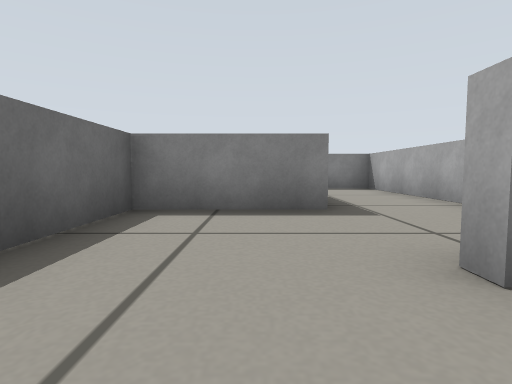
view 1 (above)

14 first-person views from a walk through a Gazebo world. The camera is 0.26 m above the floor, tilts 4° down and sees 80° across. The floor is counted in squares, 0.5 m on a side. Each view is taken from the middle of a square. On the plan, view 1 faces up. The plan holds only what a view shows up to about 9 squares ahead; the rest is blank.

view 2
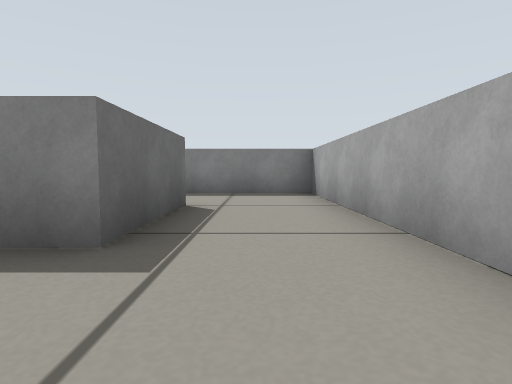

view 3
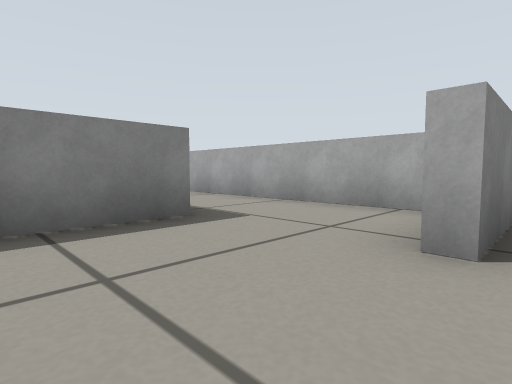

view 4
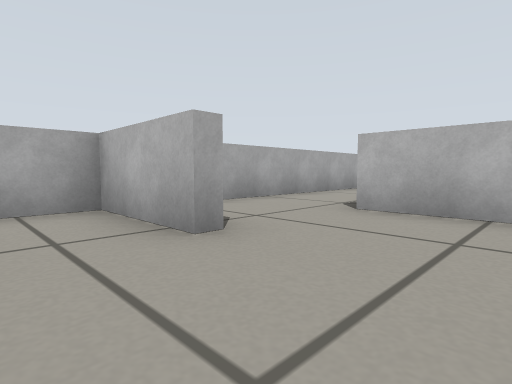

view 5
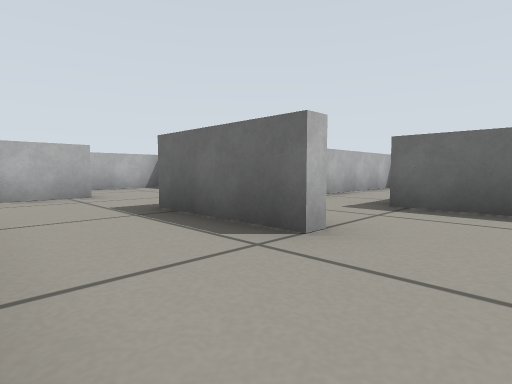

view 6
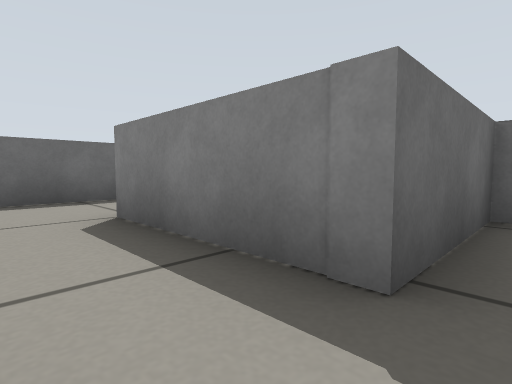

view 7
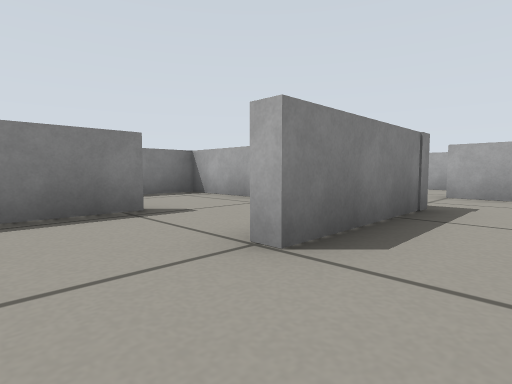

view 8
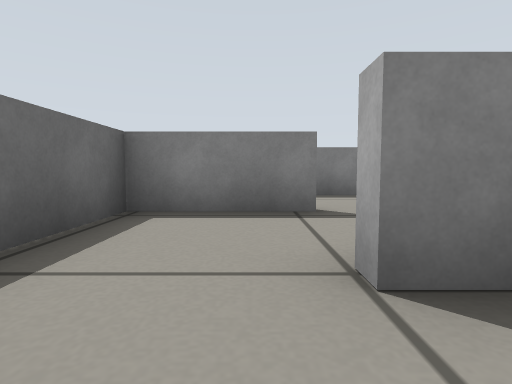

view 9
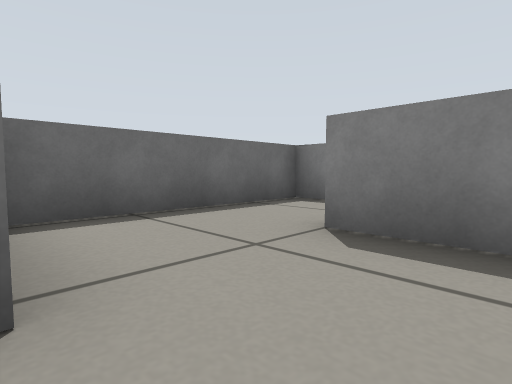

view 10
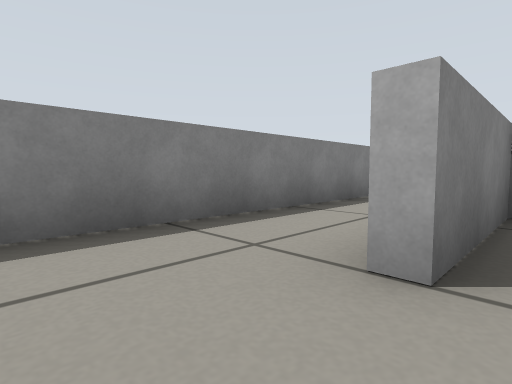

view 11
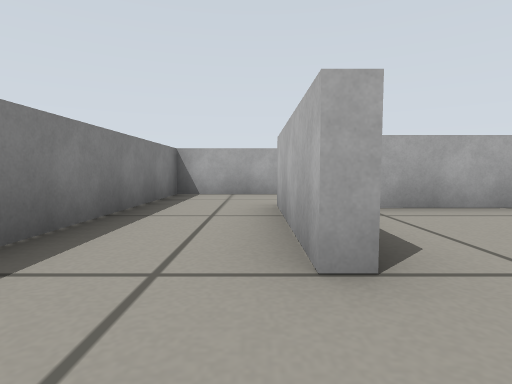

view 12
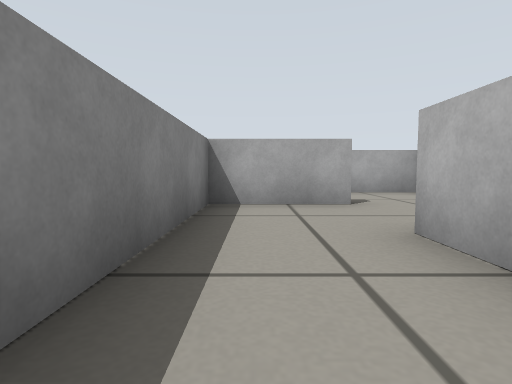

view 13
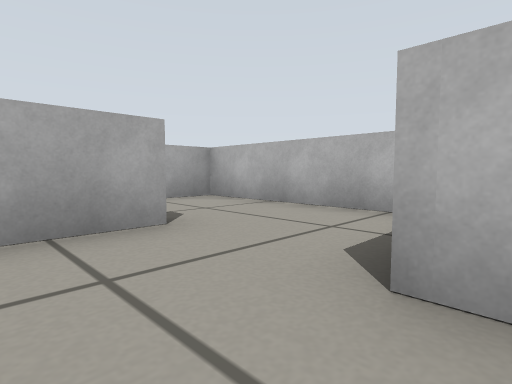

view 14
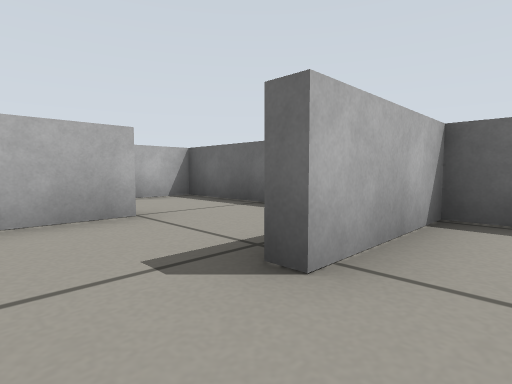

### Floor plan
Points are (right, up) in squares from view 1. A wall is a line through its corners. A room is listed if a view was taken in it or the views show most of it. See-through windows are left out.
Room 1 (views 1, 2, 3, 4, 5)
walls: (1, 1.6) (3.3, 1.6) (3.3, 8.8) (0.4, 8.8); (1, 6.6) (1, 4) (-1.6, 4) (-1.6, 1.9); (-1, -0.9) (1, -0.9)
ways out: opening at (1, 7.5) to room 6; opening at (2, 0)
Room 2 (views 6, 7, 8)
walls: (-1.5, 6.3) (-4.5, 6.3); (0.7, 5.5) (0.7, 6.6); (-6.6, 6.4) (-6.6, 4.3) (-2.8, 4.3)
ways out: opening at (-5.5, 6) to room 3; opening at (-0.5, 6) to room 6
Room 3 (view 9)
walls: (-4.1, 8.8) (-6.6, 8.8) (-6.6, 6.4); (-4.5, 6.6) (-3.2, 6.6); (-1.8, 8.3) (-1.8, 9.5)
ways out: opening at (-5.5, 6) to room 2; opening at (-3.5, 9) to room 4
Room 4 (views 10, 14)
walls: (-6.6, 11.5) (-6.6, 9.1) (-4.2, 9.1); (-1.8, 9.5) (-1.8, 11.4) (-4.6, 11.4)
ways out: opening at (-3.5, 9) to room 3; opening at (-5.5, 11) to room 5
Room 5 (views 11, 12, 13)
walls: (-4.6, 11.7) (-1.5, 11.7); (0.7, 11.5) (0.7, 13.7) (-6.6, 13.7) (-6.6, 11.5); (-0.6, 9.1) (1.6, 9.1)
ways out: opening at (-5.5, 11) to room 4; opening at (1, 10.5)
Room 6 (no view inside)
walls: (-1.5, 9) (-1.5, 6.3)
ways out: opening at (1, 7.5) to room 1; opening at (-0.5, 6) to room 2

Positions as (right, up) in squares from view 1, and headings:
1: (0, 0), facing up
2: (2, 2), facing up
3: (-1, 1), facing up-right
4: (-1, 3), facing down-right
5: (3, 8), facing down-left
6: (-1, 5), facing up-left
7: (-6, 5), facing up-right
8: (-5, 5), facing up
9: (-3, 9), facing up-left
10: (-6, 11), facing up-right
11: (-6, 12), facing right
12: (-4, 13), facing right
13: (-2, 13), facing down-right
14: (-3, 10), facing down-left
